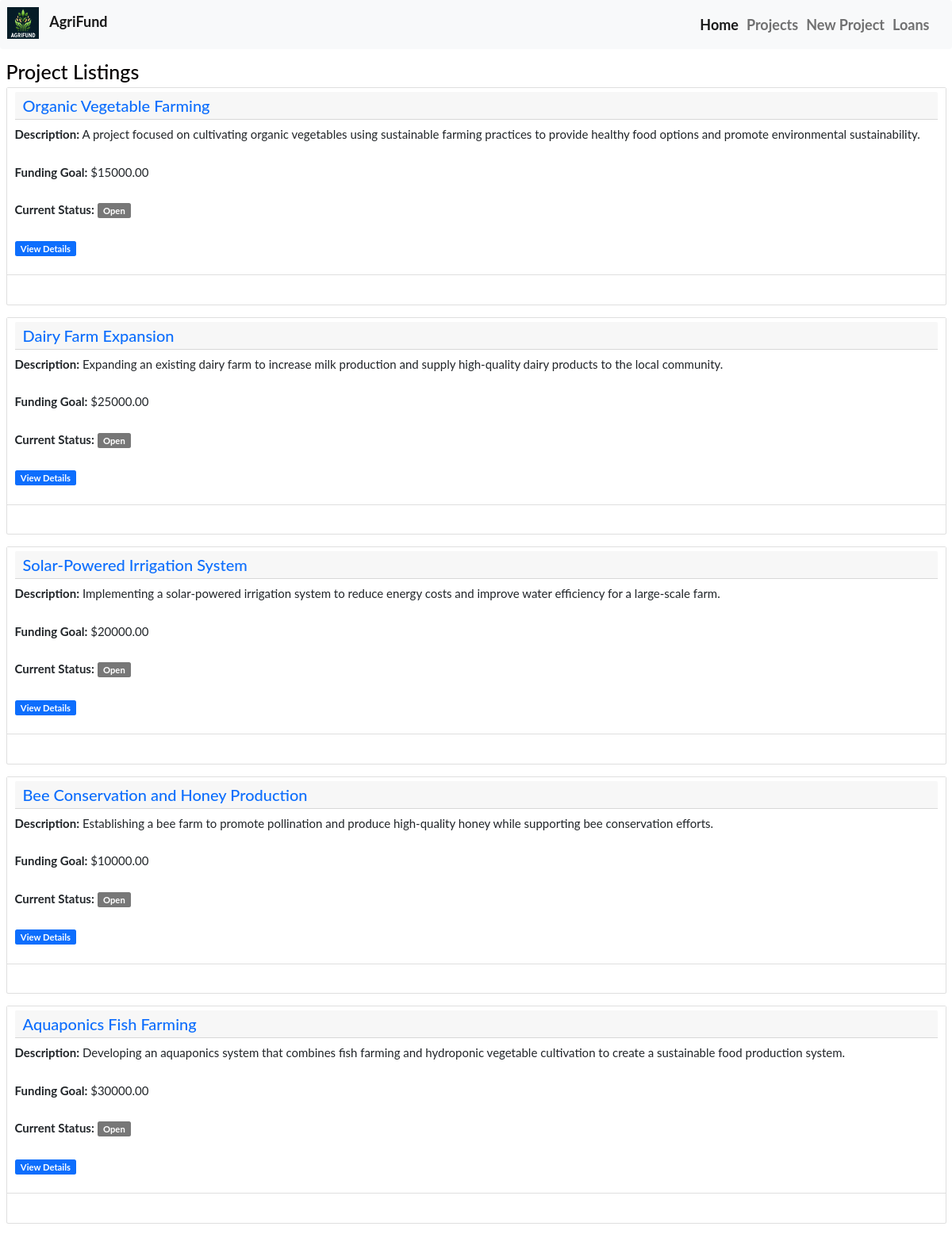
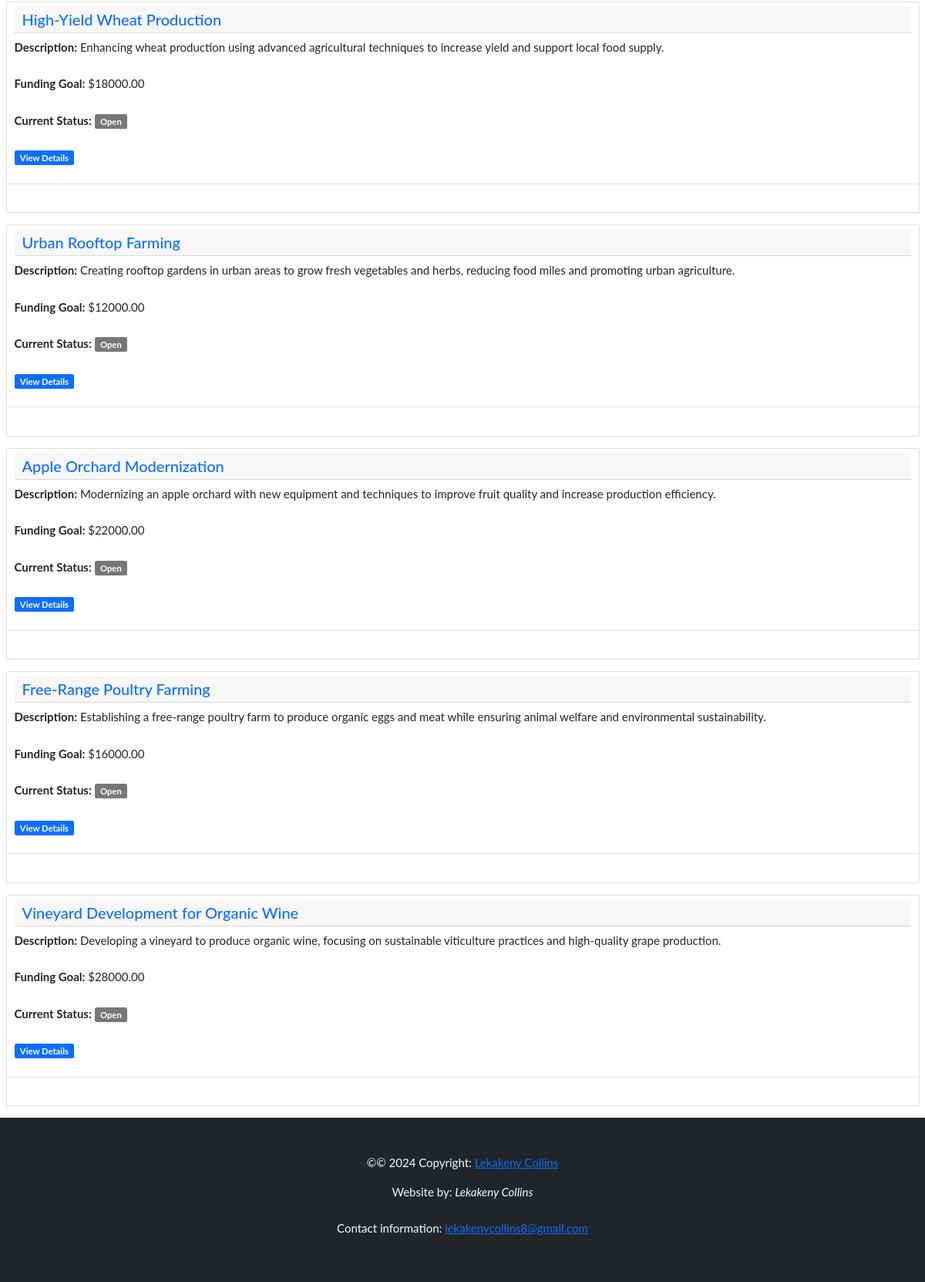
/projects/, run on the app's committed database (2 pictures, top to bottom).
### agri_project/models.py (models this page shows, shortened)
class BaseModel(models.Model):
    created_at = models.DateTimeField(auto_now_add=True)
    updated_at = models.DateTimeField(auto_now=True)
    class Meta:
        abstract = True

class Project(BaseModel):
    name = models.CharField(max_length=50, help_text="The name of agribusiness project")
    description = models.TextField(help_text="project description")
    funding_goal = models.DecimalField(max_digits=10, decimal_places=2,
            help_text="funding needed")
    current_status = models.CharField(max_length=50, default='Open',
            help_text="Open, Closed, Onhold")
    farmer_name = models.CharField(max_length=100, help_text="Your names")
    farmer_email = models.EmailField(help_text="Farmer's Email")

### agri_project/views.py (the view)
# urls.py: path('projects/', views.project_listing, name='project_listing'),
def project_listing(request):
    projects = Project.objects.all()
    context = {"projects": projects}
    return render(request, "agri_project/project_listings.html", context)

### agri_project/templates/agri_project/project_listings.html
{% extends 'agri_project/base.html' %}
{% block content %}
<section class="container-fluid ms-auto"><br>
        <h1>Project Listings</h1>
        {% for project in projects %}
        <div class="card mt-4 mt-lg-0 mb-4">
            <article>
                <ul class="list-group list-group-flush">
                    <li class="list-group-item justify-content-between align-items-start">
                    	<div class="card-header d-lg-flex">
                        	<h2 class="text-primary mb-0">{{ project.name }}</h2>
                    	</div>
                    	<p><strong>Description:</strong> {{ project.description|truncatewords:20 }}</p>
                    	<p><strong>Funding Goal:</strong> ${{ project.funding_goal }}</p>
                    	<p><strong>Current Status:</strong> <span class="badge bg-info-soft">{{ project.current_status }}</span></p>
                    	<p><a href="/projects/{{ project.id }}/"><span class="badge bg-primary">View Details</span></a></p>
                    <li>
                </ul>
            </article>
        </div>
        {% empty %}
            <p>No projects available at the moment. <a href="/projects/create/"><span class="badge bg-primary">Create a new project</span></a>.</p>
        {% endfor %}
</section>
{% endblock %}

### agri_project/templates/agri_project/base.html (style rules this page uses)
body { font: 400 15px Lato, sans-serif; line-height: 2.5; color: #060202; }

### data on the page
Project: name "Organic Vegetable Farming", description "A project focused on cultivating organic vegetables using sustainable farming practices to provide healthy food options and promote environmental sustainability.", funding_goal "15000.00", current_status "Open"
Project: name "Dairy Farm Expansion", description "Expanding an existing dairy farm to increase milk production and supply high-quality dairy products to the local community.", funding_goal "25000.00", current_status "Open"
Project: name "Solar-Powered Irrigation System", description "Implementing a solar-powered irrigation system to reduce energy costs and improve water efficiency for a large-scale farm.", funding_goal "20000.00", current_status "Open"
Project: name "Bee Conservation and Honey Production", description "Establishing a bee farm to promote pollination and produce high-quality honey while supporting bee conservation efforts.", funding_goal "10000.00", current_status "Open"
Project: name "Aquaponics Fish Farming", description "Developing an aquaponics system that combines fish farming and hydroponic vegetable cultivation to create a sustainable food production system.", funding_goal "30000.00", current_status "Open"
Project: name "High-Yield Wheat Production", description "Enhancing wheat production using advanced agricultural techniques to increase yield and support local food supply.", funding_goal "18000.00", current_status "Open"
Project: name "Urban Rooftop Farming", description "Creating rooftop gardens in urban areas to grow fresh vegetables and herbs, reducing food miles and promoting urban agriculture.", funding_goal "12000.00", current_status "Open"
Project: name "Apple Orchard Modernization", description "Modernizing an apple orchard with new equipment and techniques to improve fruit quality and increase production efficiency.", funding_goal "22000.00", current_status "Open"
Project: name "Free-Range Poultry Farming", description "Establishing a free-range poultry farm to produce organic eggs and meat while ensuring animal welfare and environmental sustainability.", funding_goal "16000.00", current_status "Open"
Project: name "Vineyard Development for Organic Wine", description "Developing a vineyard to produce organic wine, focusing on sustainable viticulture practices and high-quality grape production.", funding_goal "28000.00", current_status "Open"
